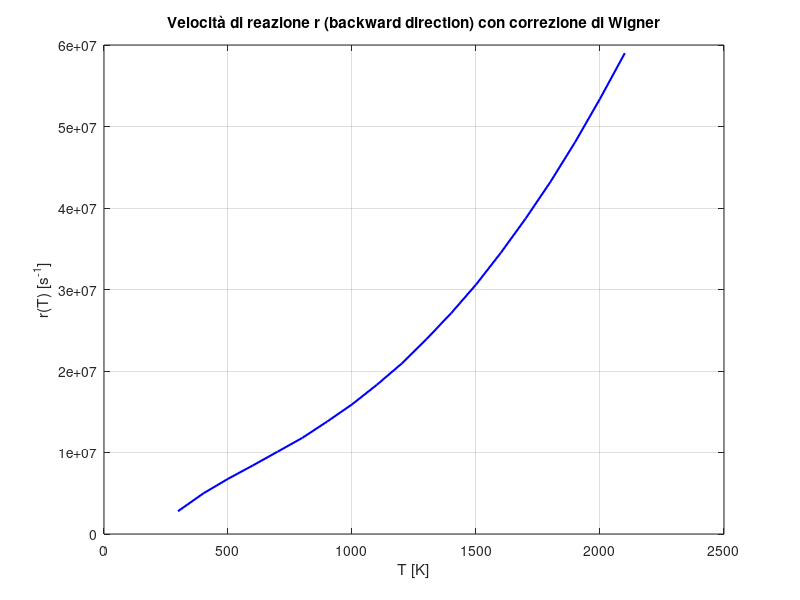

Source code (MATLAB):
T = [298.15, 400, 500, 600, 700, 800, 900, 1000, 1100, 1200, ...
    1300, 1400, 1500, 1600, 1700, 1800, 1900, 2000, 2100];

r_forw = [1.09E+09, 1.02E+09, 1.00E+09, 1.03E+09, 1.09E+09, 1.17E+09, 1.26E+09, 1.37E+09, ...
    1.49E+09, 1.62E+09, 1.75E+09, 1.90E+09, 2.05E+09, 2.21E+09, 2.38E+09, 2.55E+09, ...
    2.73E+09, 2.91E+09, 3.10E+09];

r_forw_corretto =[2.52E+09
1.76E+09
1.47E+09
1.37E+09
1.35E+09
1.38E+09
1.45E+09
1.53E+09
1.63E+09
1.75E+09
1.88E+09
2.01E+09
2.16E+09
2.31E+09
2.47E+09
2.64E+09
2.82E+09
3.00E+09
3.18E+09
];

%figure;
%loglog(T, r_forw, 'r', 'LineWidth', 1.5);
%plot(T,r_forw_corretto,'b', 'LineWidth', 1.5);
%xlabel('T [K]');
%ylabel('r(T) [s^{-1}]');
%title('Velocità di reazione r (forward direction) con correzione di Wigner');
%grid on;

r_back = [1.21E+06
2.88E+06
4.62E+06
6.36E+06
8.13E+06
1.00E+07
1.20E+07
1.42E+07
1.67E+07
1.94E+07
2.23E+07
2.56E+07
2.91E+07
3.30E+07
3.72E+07
4.17E+07
4.66E+07
5.19E+07
5.75E+07
];

r_back_corretto=[2.79E+06
4.97E+06
6.77E+06
8.41E+06
1.01E+07
1.18E+07
1.38E+07
1.59E+07
1.83E+07
2.09E+07
2.39E+07
2.71E+07
3.06E+07
3.45E+07
3.87E+07
4.32E+07
4.81E+07
5.34E+07
5.90E+07
];

figure;
%loglog(T, r_forw, 'r', 'LineWidth', 1.5);
plot(T,r_back_corretto,'b', 'LineWidth', 1.5);
xlabel('T [K]');
ylabel('r(T) [s^{-1}]');
title('Velocità di reazione r (backward direction) con correzione di Wigner');
grid on;
